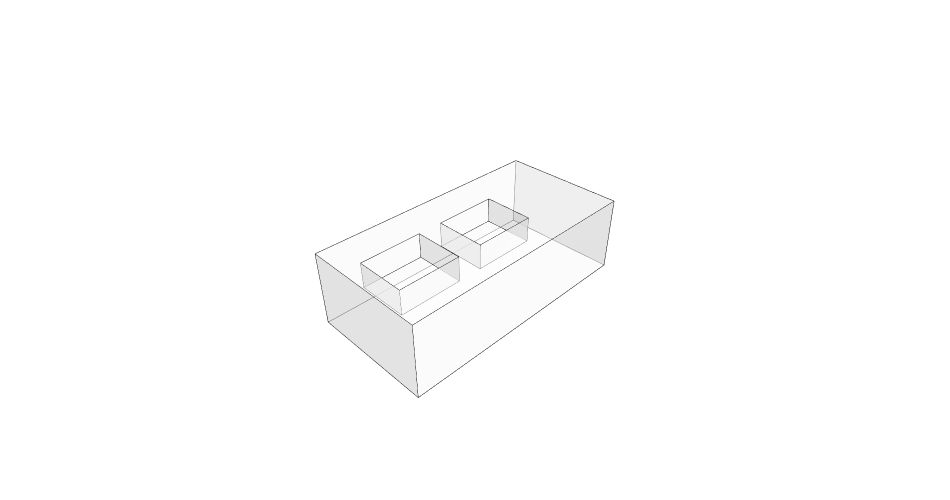

Notebook cell for this chart:
### Code cell
Topology.Show(building, renderer='jupyterlab', showVertices=False)

### Figure 1 — Plotly figure (JSON) as saved in the notebook; plotly's stock layout.template omitted (floating-point values rounded to 4 significant figures)
{"data": [{"hoverinfo": "text", "legendgroup": "2", "legendrank": 2, "line": {"color": "black", "width": 1}, "marker": {"size": 0}, "mode": "lines", "name": "Topology Edges", "showlegend": false, "text": "", "type": "scatter3d", "x": [10, -10, null, 10, 10, null, -10, 10, null, -10, -10, null, 10, 10, null, 10, -10, null, -10, -10, null, 10, 10, null, 10, 10, null, -10, -10, null, -10, 10, null, -10, -10, null, -3.5, -8.5, null, -3.5, -3.5, null, -8.5, -3.5, null, -8.5, -8.5, null, 3.5, -1.5, null, -1.5, -1.5, null, 3.5, 3.5, null, -1.5, 3.5, null, -8.5, -8.5, null, -3.5, -3.5, null, -3.5, -8.5, null, -3.5, -3.5, null, -3.5, -3.5, null, -8.5, -8.5, null, -8.5, -3.5, null, -8.5, -8.5, null, -1.5, -1.5, null, 3.5, 3.5, null, 3.5, -1.5, null, -1.5, -1.5, null, -1.5, -1.5, null, 3.5, 3.5, null, 3.5, 3.5, null, -1.5, 3.5, null], "y": [-5, -5, null, 5, -5, null, 5, 5, null, -5, 5, null, -5, -5, null, -5, -5, null, -5, -5, null, 5, 5, null, 5, -5, null, 5, 5, null, 5, 5, null, -5, 5, null, -2, -2, null, 2, -2, null, 2, 2, null, -2, 2, null, -2, -2, null, -2, 2, null, 2, -2, null, 2, 2, null, -2, -2, null, -2, -2, null, -2, -2, null, 2, 2, null, 2, -2, null, 2, 2, null, 2, 2, null, -2, 2, null, -2, -2, null, -2, -2, null, -2, -2, null, 2, 2, null, -2, 2, null, 2, 2, null, 2, -2, null, 2, 2, null], "z": [0, 0, null, 0, 0, null, 0, 0, null, 0, 0, null, 0, 6, null, 6, 6, null, 6, 0, null, 0, 6, null, 6, 6, null, 0, 6, null, 6, 6, null, 6, 6, null, 6, 6, null, 6, 6, null, 6, 6, null, 6, 6, null, 6, 6, null, 6, 6, null, 6, 6, null, 6, 6, null, 4, 6, null, 6, 4, null, 4, 4, null, 6, 4, null, 4, 4, null, 6, 4, null, 4, 4, null, 4, 4, null, 4, 6, null, 6, 4, null, 4, 4, null, 4, 6, null, 4, 4, null, 6, 4, null, 4, 4, null, 4, 4, null]}, {"cmax": 1, "cmin": 0, "color": "#FAFAFA", "colorscale": [[0, "#440154"], [0.1111, "#482878"], [0.2222, "#3e4989"], [0.3333, "#31688e"], [0.4444, "#26828e"], [0.5556, "#1f9e89"], [0.6667, "#35b779"], [0.7778, "#6ece58"], [0.8889, "#b5de2b"], [1, "#fde725"]], "flatshading": true, "hoverinfo": "text", "hovertext": "", "i": [0, 1, 0, 0, 2, 2, 3, 3, 1, 1, 8, 7, 7, 11, 12, 13, 13, 13, 4, 4, 6, 6, 6, 6, 16, 8, 18, 12, 19, 10, 17, 9, 20, 14, 21, 11, 23, 15, 22, 13, 18, 18, 23, 23], "j": [1, 3, 4, 5, 6, 4, 7, 6, 5, 7, 9, 9, 5, 8, 7, 12, 7, 8, 14, 11, 15, 14, 7, 13, 17, 16, 16, 18, 18, 19, 19, 17, 21, 20, 22, 21, 20, 23, 23, 22, 17, 19, 21, 22], "k": [2, 2, 5, 1, 4, 0, 6, 2, 7, 3, 5, 10, 9, 5, 10, 8, 12, 11, 11, 5, 14, 4, 13, 15, 9, 9, 8, 8, 12, 12, 10, 10, 11, 11, 13, 13, 14, 14, 15, 15, 16, 17, 20, 21], "legendgroup": "3", "legendrank": 3, "lighting": {"facenormalsepsilon": 0}, "name": "Topology Faces", "opacity": 0.5, "showlegend": false, "showscale": false, "text": "", "type": "mesh3d", "x": [10, -10, 10, -10, 10, -10, 10, -10, -3.5, -8.5, -8.5, -1.5, -3.5, -1.5, 3.5, 3.5, -3.5, -8.5, -3.5, -8.5, 3.5, -1.5, -1.5, 3.5], "y": [-5, -5, 5, 5, -5, -5, 5, 5, -2, -2, 2, -2, 2, 2, -2, 2, -2, -2, 2, 2, -2, -2, 2, 2], "z": [0, 0, 0, 0, 6, 6, 6, 6, 6, 6, 6, 6, 6, 6, 6, 6, 4, 4, 4, 4, 4, 4, 4, 4]}], "layout": {"height": 500, "margin": {"b": 0, "l": 0, "r": 0, "t": 20}, "paper_bgcolor": "rgba(0, 0, 0, 0)", "plot_bgcolor": "rgba(0, 0, 0, 0)", "scene": {"aspectmode": "data", "aspectratio": {"x": 1.882, "y": 0.941, "z": 0.5646}, "camera": {"center": {"x": 0, "y": 0, "z": 0}, "eye": {"x": -2.2, "y": -2.2, "z": 2.2}, "projection": {"type": "perspective"}, "up": {"x": 0, "y": 0, "z": 1}}, "xaxis": {"type": "linear", "visible": false}, "yaxis": {"type": "linear", "visible": false}, "zaxis": {"type": "linear", "visible": false}}, "showlegend": true, "width": 950, "xaxis": {"showgrid": false, "visible": false, "zeroline": false}, "yaxis": {"showgrid": false, "visible": false, "zeroline": false}}}
